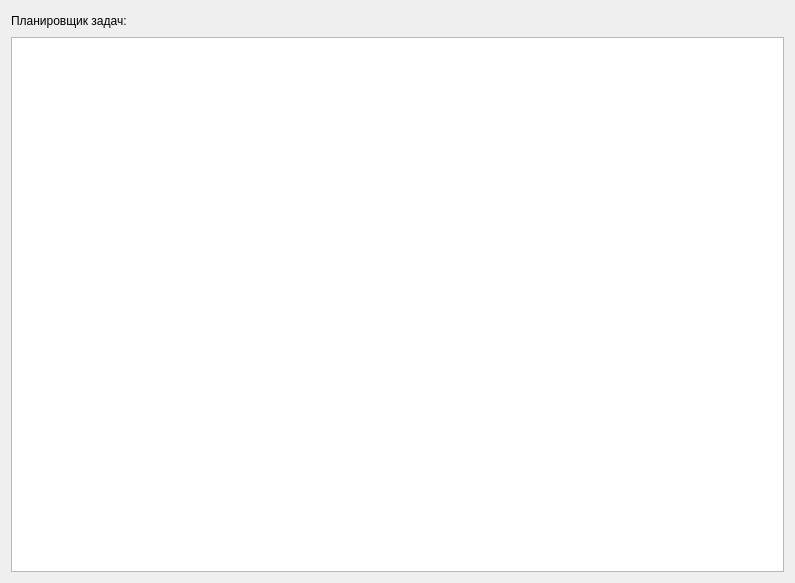
<?xml version="1.0" encoding="UTF-8"?>
<ui version="4.0">
 <class>Form</class>
 <widget class="QWidget" name="Form">
  <property name="geometry">
   <rect>
    <x>0</x>
    <y>0</y>
    <width>795</width>
    <height>583</height>
   </rect>
  </property>
  <property name="windowTitle">
   <string>Form</string>
  </property>
  <layout class="QVBoxLayout" name="verticalLayout">
   <item>
    <widget class="QLabel" name="label_scheduler">
     <property name="minimumSize">
      <size>
       <width>191</width>
       <height>20</height>
      </size>
     </property>
     <property name="text">
      <string>Планировщик задач:</string>
     </property>
    </widget>
   </item>
   <item>
    <widget class="QPlainTextEdit" name="plainTextEdit">
     <property name="readOnly">
      <bool>true</bool>
     </property>
    </widget>
   </item>
  </layout>
 </widget>
 <resources/>
 <connections/>
</ui>
